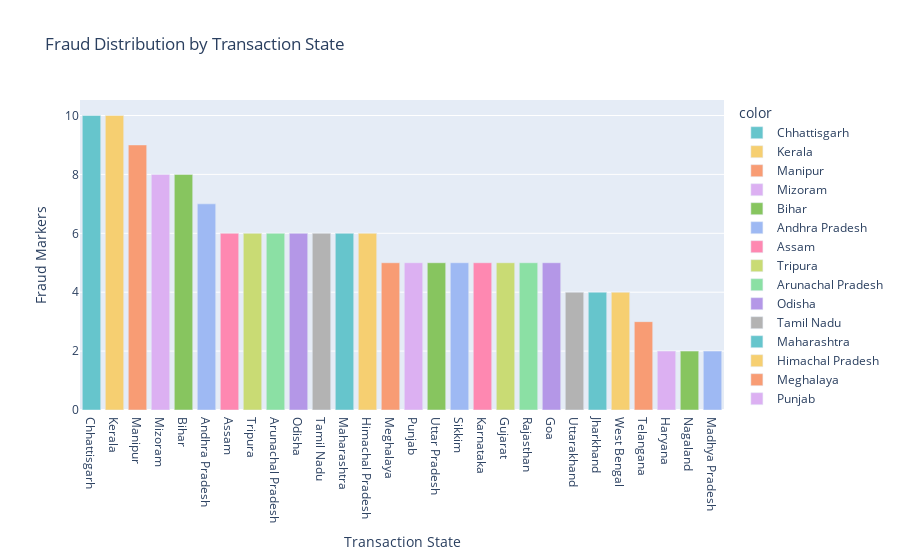

The code cell stored with this chart in its notebook:
### Code cell
# Plot 6: Fraud Distribution by Transaction State
fig = px.bar(
    x=fraud['Transaction_State'].value_counts().index,
    y=fraud['Transaction_State'].value_counts().values,
    color=fraud['Transaction_State'].value_counts().index,
    title='Fraud Distribution by Transaction State',
    labels={'x': 'Transaction State', 'y': 'Fraud Markers'},
    color_discrete_sequence=px.colors.qualitative.Pastel
)
fig.update_layout(xaxis={'categoryorder': 'total descending'})
fig.show()

### Figure 1 — Plotly figure (JSON) as saved in the notebook; plotly's stock layout.template omitted (floating-point values rounded to 4 significant figures)
{"data": [{"alignmentgroup": "True", "hovertemplate": "color=Chhattisgarh<br>Transaction State=%{x}<br>Fraud Markers=%{y}<extra></extra>", "legendgroup": "Chhattisgarh", "marker": {"color": "rgb(102, 197, 204)", "pattern": {"shape": ""}}, "name": "Chhattisgarh", "offsetgroup": "Chhattisgarh", "orientation": "v", "showlegend": true, "textposition": "auto", "type": "bar", "x": ["Chhattisgarh"], "xaxis": "x", "y": [10], "yaxis": "y"}, {"alignmentgroup": "True", "hovertemplate": "color=Kerala<br>Transaction State=%{x}<br>Fraud Markers=%{y}<extra></extra>", "legendgroup": "Kerala", "marker": {"color": "rgb(246, 207, 113)", "pattern": {"shape": ""}}, "name": "Kerala", "offsetgroup": "Kerala", "orientation": "v", "showlegend": true, "textposition": "auto", "type": "bar", "x": ["Kerala"], "xaxis": "x", "y": [10], "yaxis": "y"}, {"alignmentgroup": "True", "hovertemplate": "color=Manipur<br>Transaction State=%{x}<br>Fraud Markers=%{y}<extra></extra>", "legendgroup": "Manipur", "marker": {"color": "rgb(248, 156, 116)", "pattern": {"shape": ""}}, "name": "Manipur", "offsetgroup": "Manipur", "orientation": "v", "showlegend": true, "textposition": "auto", "type": "bar", "x": ["Manipur"], "xaxis": "x", "y": [9], "yaxis": "y"}, {"alignmentgroup": "True", "hovertemplate": "color=Mizoram<br>Transaction State=%{x}<br>Fraud Markers=%{y}<extra></extra>", "legendgroup": "Mizoram", "marker": {"color": "rgb(220, 176, 242)", "pattern": {"shape": ""}}, "name": "Mizoram", "offsetgroup": "Mizoram", "orientation": "v", "showlegend": true, "textposition": "auto", "type": "bar", "x": ["Mizoram"], "xaxis": "x", "y": [8], "yaxis": "y"}, {"alignmentgroup": "True", "hovertemplate": "color=Bihar<br>Transaction State=%{x}<br>Fraud Markers=%{y}<extra></extra>", "legendgroup": "Bihar", "marker": {"color": "rgb(135, 197, 95)", "pattern": {"shape": ""}}, "name": "Bihar", "offsetgroup": "Bihar", "orientation": "v", "showlegend": true, "textposition": "auto", "type": "bar", "x": ["Bihar"], "xaxis": "x", "y": [8], "yaxis": "y"}, {"alignmentgroup": "True", "hovertemplate": "color=Andhra Pradesh<br>Transaction State=%{x}<br>Fraud Markers=%{y}<extra></extra>", "legendgroup": "Andhra Pradesh", "marker": {"color": "rgb(158, 185, 243)", "pattern": {"shape": ""}}, "name": "Andhra Pradesh", "offsetgroup": "Andhra Pradesh", "orientation": "v", "showlegend": true, "textposition": "auto", "type": "bar", "x": ["Andhra Pradesh"], "xaxis": "x", "y": [7], "yaxis": "y"}, {"alignmentgroup": "True", "hovertemplate": "color=Assam<br>Transaction State=%{x}<br>Fraud Markers=%{y}<extra></extra>", "legendgroup": "Assam", "marker": {"color": "rgb(254, 136, 177)", "pattern": {"shape": ""}}, "name": "Assam", "offsetgroup": "Assam", "orientation": "v", "showlegend": true, "textposition": "auto", "type": "bar", "x": ["Assam"], "xaxis": "x", "y": [6], "yaxis": "y"}, {"alignmentgroup": "True", "hovertemplate": "color=Tripura<br>Transaction State=%{x}<br>Fraud Markers=%{y}<extra></extra>", "legendgroup": "Tripura", "marker": {"color": "rgb(201, 219, 116)", "pattern": {"shape": ""}}, "name": "Tripura", "offsetgroup": "Tripura", "orientation": "v", "showlegend": true, "textposition": "auto", "type": "bar", "x": ["Tripura"], "xaxis": "x", "y": [6], "yaxis": "y"}, {"alignmentgroup": "True", "hovertemplate": "color=Arunachal Pradesh<br>Transaction State=%{x}<br>Fraud Markers=%{y}<extra></extra>", "legendgroup": "Arunachal Pradesh", "marker": {"color": "rgb(139, 224, 164)", "pattern": {"shape": ""}}, "name": "Arunachal Pradesh", "offsetgroup": "Arunachal Pradesh", "orientation": "v", "showlegend": true, "textposition": "auto", "type": "bar", "x": ["Arunachal Pradesh"], "xaxis": "x", "y": [6], "yaxis": "y"}, {"alignmentgroup": "True", "hovertemplate": "color=Odisha<br>Transaction State=%{x}<br>Fraud Markers=%{y}<extra></extra>", "legendgroup": "Odisha", "marker": {"color": "rgb(180, 151, 231)", "pattern": {"shape": ""}}, "name": "Odisha", "offsetgroup": "Odisha", "orientation": "v", "showlegend": true, "textposition": "auto", "type": "bar", "x": ["Odisha"], "xaxis": "x", "y": [6], "yaxis": "y"}, {"alignmentgroup": "True", "hovertemplate": "color=Tamil Nadu<br>Transaction State=%{x}<br>Fraud Markers=%{y}<extra></extra>", "legendgroup": "Tamil Nadu", "marker": {"color": "rgb(179, 179, 179)", "pattern": {"shape": ""}}, "name": "Tamil Nadu", "offsetgroup": "Tamil Nadu", "orientation": "v", "showlegend": true, "textposition": "auto", "type": "bar", "x": ["Tamil Nadu"], "xaxis": "x", "y": [6], "yaxis": "y"}, {"alignmentgroup": "True", "hovertemplate": "color=Maharashtra<br>Transaction State=%{x}<br>Fraud Markers=%{y}<extra></extra>", "legendgroup": "Maharashtra", "marker": {"color": "rgb(102, 197, 204)", "pattern": {"shape": ""}}, "name": "Maharashtra", "offsetgroup": "Maharashtra", "orientation": "v", "showlegend": true, "textposition": "auto", "type": "bar", "x": ["Maharashtra"], "xaxis": "x", "y": [6], "yaxis": "y"}, {"alignmentgroup": "True", "hovertemplate": "color=Himachal Pradesh<br>Transaction State=%{x}<br>Fraud Markers=%{y}<extra></extra>", "legendgroup": "Himachal Pradesh", "marker": {"color": "rgb(246, 207, 113)", "pattern": {"shape": ""}}, "name": "Himachal Pradesh", "offsetgroup": "Himachal Pradesh", "orientation": "v", "showlegend": true, "textposition": "auto", "type": "bar", "x": ["Himachal Pradesh"], "xaxis": "x", "y": [6], "yaxis": "y"}, {"alignmentgroup": "True", "hovertemplate": "color=Meghalaya<br>Transaction State=%{x}<br>Fraud Markers=%{y}<extra></extra>", "legendgroup": "Meghalaya", "marker": {"color": "rgb(248, 156, 116)", "pattern": {"shape": ""}}, "name": "Meghalaya", "offsetgroup": "Meghalaya", "orientation": "v", "showlegend": true, "textposition": "auto", "type": "bar", "x": ["Meghalaya"], "xaxis": "x", "y": [5], "yaxis": "y"}, {"alignmentgroup": "True", "hovertemplate": "color=Punjab<br>Transaction State=%{x}<br>Fraud Markers=%{y}<extra></extra>", "legendgroup": "Punjab", "marker": {"color": "rgb(220, 176, 242)", "pattern": {"shape": ""}}, "name": "Punjab", "offsetgroup": "Punjab", "orientation": "v", "showlegend": true, "textposition": "auto", "type": "bar", "x": ["Punjab"], "xaxis": "x", "y": [5], "yaxis": "y"}, {"alignmentgroup": "True", "hovertemplate": "color=Uttar Pradesh<br>Transaction State=%{x}<br>Fraud Markers=%{y}<extra></extra>", "legendgroup": "Uttar Pradesh", "marker": {"color": "rgb(135, 197, 95)", "pattern": {"shape": ""}}, "name": "Uttar Pradesh", "offsetgroup": "Uttar Pradesh", "orientation": "v", "showlegend": true, "textposition": "auto", "type": "bar", "x": ["Uttar Pradesh"], "xaxis": "x", "y": [5], "yaxis": "y"}, {"alignmentgroup": "True", "hovertemplate": "color=Sikkim<br>Transaction State=%{x}<br>Fraud Markers=%{y}<extra></extra>", "legendgroup": "Sikkim", "marker": {"color": "rgb(158, 185, 243)", "pattern": {"shape": ""}}, "name": "Sikkim", "offsetgroup": "Sikkim", "orientation": "v", "showlegend": true, "textposition": "auto", "type": "bar", "x": ["Sikkim"], "xaxis": "x", "y": [5], "yaxis": "y"}, {"alignmentgroup": "True", "hovertemplate": "color=Karnataka<br>Transaction State=%{x}<br>Fraud Markers=%{y}<extra></extra>", "legendgroup": "Karnataka", "marker": {"color": "rgb(254, 136, 177)", "pattern": {"shape": ""}}, "name": "Karnataka", "offsetgroup": "Karnataka", "orientation": "v", "showlegend": true, "textposition": "auto", "type": "bar", "x": ["Karnataka"], "xaxis": "x", "y": [5], "yaxis": "y"}, {"alignmentgroup": "True", "hovertemplate": "color=Gujarat<br>Transaction State=%{x}<br>Fraud Markers=%{y}<extra></extra>", "legendgroup": "Gujarat", "marker": {"color": "rgb(201, 219, 116)", "pattern": {"shape": ""}}, "name": "Gujarat", "offsetgroup": "Gujarat", "orientation": "v", "showlegend": true, "textposition": "auto", "type": "bar", "x": ["Gujarat"], "xaxis": "x", "y": [5], "yaxis": "y"}, {"alignmentgroup": "True", "hovertemplate": "color=Rajasthan<br>Transaction State=%{x}<br>Fraud Markers=%{y}<extra></extra>", "legendgroup": "Rajasthan", "marker": {"color": "rgb(139, 224, 164)", "pattern": {"shape": ""}}, "name": "Rajasthan", "offsetgroup": "Rajasthan", "orientation": "v", "showlegend": true, "textposition": "auto", "type": "bar", "x": ["Rajasthan"], "xaxis": "x", "y": [5], "yaxis": "y"}, {"alignmentgroup": "True", "hovertemplate": "color=Goa<br>Transaction State=%{x}<br>Fraud Markers=%{y}<extra></extra>", "legendgroup": "Goa", "marker": {"color": "rgb(180, 151, 231)", "pattern": {"shape": ""}}, "name": "Goa", "offsetgroup": "Goa", "orientation": "v", "showlegend": true, "textposition": "auto", "type": "bar", "x": ["Goa"], "xaxis": "x", "y": [5], "yaxis": "y"}, {"alignmentgroup": "True", "hovertemplate": "color=Uttarakhand<br>Transaction State=%{x}<br>Fraud Markers=%{y}<extra></extra>", "legendgroup": "Uttarakhand", "marker": {"color": "rgb(179, 179, 179)", "pattern": {"shape": ""}}, "name": "Uttarakhand", "offsetgroup": "Uttarakhand", "orientation": "v", "showlegend": true, "textposition": "auto", "type": "bar", "x": ["Uttarakhand"], "xaxis": "x", "y": [4], "yaxis": "y"}, {"alignmentgroup": "True", "hovertemplate": "color=Jharkhand<br>Transaction State=%{x}<br>Fraud Markers=%{y}<extra></extra>", "legendgroup": "Jharkhand", "marker": {"color": "rgb(102, 197, 204)", "pattern": {"shape": ""}}, "name": "Jharkhand", "offsetgroup": "Jharkhand", "orientation": "v", "showlegend": true, "textposition": "auto", "type": "bar", "x": ["Jharkhand"], "xaxis": "x", "y": [4], "yaxis": "y"}, {"alignmentgroup": "True", "hovertemplate": "color=West Bengal<br>Transaction State=%{x}<br>Fraud Markers=%{y}<extra></extra>", "legendgroup": "West Bengal", "marker": {"color": "rgb(246, 207, 113)", "pattern": {"shape": ""}}, "name": "West Bengal", "offsetgroup": "West Bengal", "orientation": "v", "showlegend": true, "textposition": "auto", "type": "bar", "x": ["West Bengal"], "xaxis": "x", "y": [4], "yaxis": "y"}, {"alignmentgroup": "True", "hovertemplate": "color=Telangana<br>Transaction State=%{x}<br>Fraud Markers=%{y}<extra></extra>", "legendgroup": "Telangana", "marker": {"color": "rgb(248, 156, 116)", "pattern": {"shape": ""}}, "name": "Telangana", "offsetgroup": "Telangana", "orientation": "v", "showlegend": true, "textposition": "auto", "type": "bar", "x": ["Telangana"], "xaxis": "x", "y": [3], "yaxis": "y"}, {"alignmentgroup": "True", "hovertemplate": "color=Haryana<br>Transaction State=%{x}<br>Fraud Markers=%{y}<extra></extra>", "legendgroup": "Haryana", "marker": {"color": "rgb(220, 176, 242)", "pattern": {"shape": ""}}, "name": "Haryana", "offsetgroup": "Haryana", "orientation": "v", "showlegend": true, "textposition": "auto", "type": "bar", "x": ["Haryana"], "xaxis": "x", "y": [2], "yaxis": "y"}, {"alignmentgroup": "True", "hovertemplate": "color=Nagaland<br>Transaction State=%{x}<br>Fraud Markers=%{y}<extra></extra>", "legendgroup": "Nagaland", "marker": {"color": "rgb(135, 197, 95)", "pattern": {"shape": ""}}, "name": "Nagaland", "offsetgroup": "Nagaland", "orientation": "v", "showlegend": true, "textposition": "auto", "type": "bar", "x": ["Nagaland"], "xaxis": "x", "y": [2], "yaxis": "y"}, {"alignmentgroup": "True", "hovertemplate": "color=Madhya Pradesh<br>Transaction State=%{x}<br>Fraud Markers=%{y}<extra></extra>", "legendgroup": "Madhya Pradesh", "marker": {"color": "rgb(158, 185, 243)", "pattern": {"shape": ""}}, "name": "Madhya Pradesh", "offsetgroup": "Madhya Pradesh", "orientation": "v", "showlegend": true, "textposition": "auto", "type": "bar", "x": ["Madhya Pradesh"], "xaxis": "x", "y": [2], "yaxis": "y"}], "layout": {"autosize": true, "barmode": "relative", "legend": {"title": {"text": "color"}, "tracegroupgap": 0}, "title": {"text": "Fraud Distribution by Transaction State"}, "xaxis": {"anchor": "y", "autorange": true, "categoryorder": "total descending", "domain": [0, 1], "range": [-0.5, 27.5], "title": {"text": "Transaction State"}, "type": "category"}, "yaxis": {"anchor": "x", "autorange": true, "domain": [0, 1], "range": [0, 10.53], "title": {"text": "Fraud Markers"}, "type": "linear"}}}
